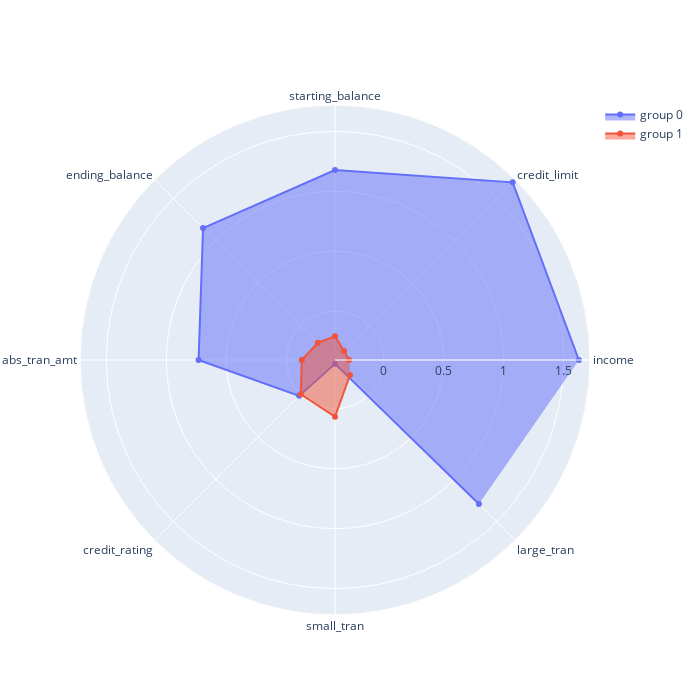

The notebook cell saved with this chart:
### Code cell
fig = go.Figure()

fig.add_trace(go.Scatterpolar(r=group_0_df['means'],theta=group_0_df['category'],fill='toself',name='group 0'))

fig.add_trace(go.Scatterpolar(r=group_1_df['means'],theta=group_1_df['category'],fill='toself',name='group 1'))

fig.update_layout(
    autosize = False,
    width=700,
    height=700,
    polar=dict(
        radialaxis=dict(
          visible=True,
    )),
  showlegend=True
)

fig.show()

### Figure 1 — Plotly figure (JSON) as saved in the notebook; plotly's stock layout.template omitted (floating-point values rounded to 4 significant figures)
{"data": [{"fill": "toself", "name": "group 0", "r": [1.627, 1.688, 1.177, 1.149, 0.7305, 0.01632, -0.3753, 1.29], "theta": ["income", "credit_limit", "starting_balance", "ending_balance", "abs_tran_amt", "credit_rating", "small_tran", "large_tran"], "type": "scatterpolar"}, {"fill": "toself", "name": "group 1", "r": [-0.2893, -0.3002, -0.2092, -0.2043, -0.1299, -0.002903, 0.06675, -0.2295], "theta": ["income", "credit_limit", "starting_balance", "ending_balance", "abs_tran_amt", "credit_rating", "small_tran", "large_tran"], "type": "scatterpolar"}], "layout": {"autosize": false, "height": 700, "polar": {"radialaxis": {"visible": true}}, "showlegend": true, "width": 700}}
